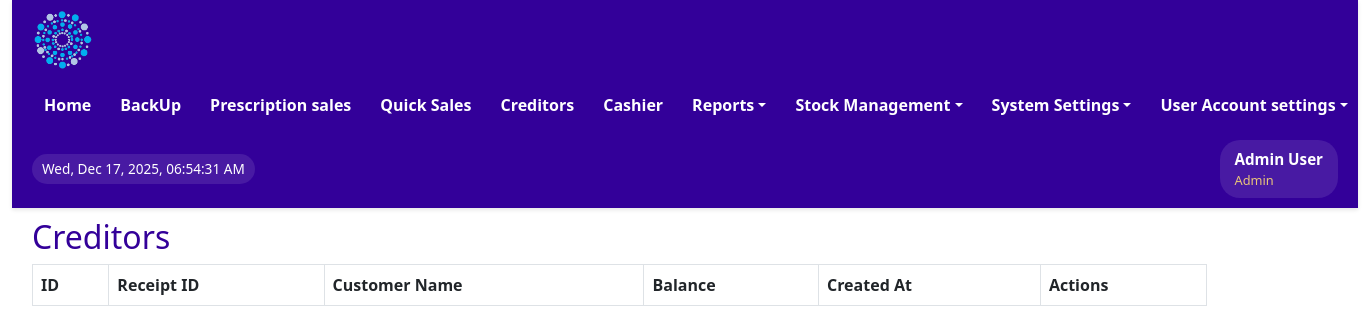
The page /sales/view_credit_balance.php (signed in) on the database as committed earlier.
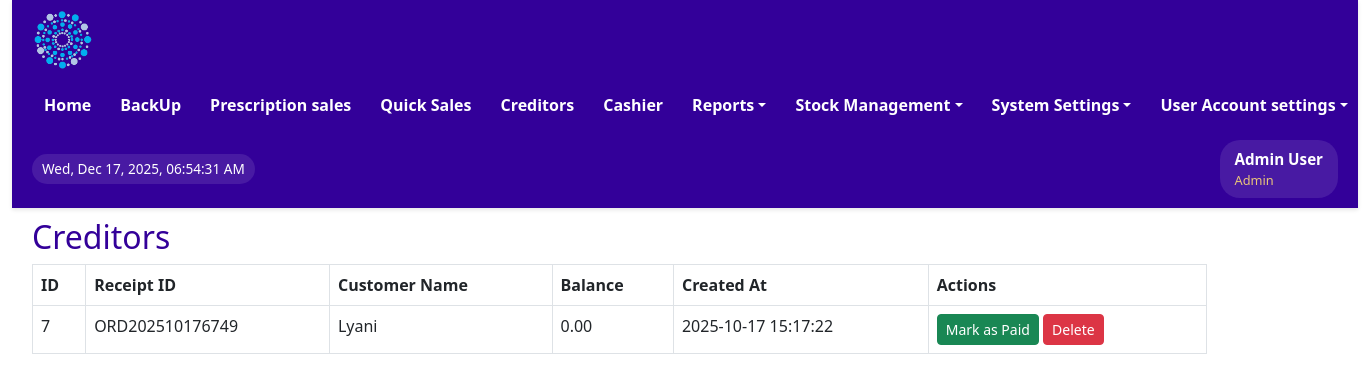
The same page on the database as committed later.
### tables this page shows
CREATE TABLE IF NOT EXISTS `credit_balances` (
  `id` int NOT NULL AUTO_INCREMENT,
  `receipt_id` varchar(20) DEFAULT NULL,
  `customer_name` varchar(255) DEFAULT NULL,
  `customer_phone` varchar(50) DEFAULT NULL,
  `balance_amount` decimal(10,2) DEFAULT NULL,
  `transDate` datetime DEFAULT CURRENT_TIMESTAMP,
  `total_amount` double DEFAULT NULL,
  `tendered_amount` double DEFAULT NULL,
  `status` varchar(50) DEFAULT NULL,
  `created_by` varchar(50) DEFAULT NULL,
  PRIMARY KEY (`id`)
);

### sales/view_credit_balance.php (the view, shortened to what this page needs)
<?php
include '../includes/header.php';
$result = $conn->query("SELECT * FROM credit_balances
                        /*where payment_status = 'paid'*/
                        ORDER BY transDate DESC");
?>
<!DOCTYPE html>
<html lang="en">
<head>
    <link rel="stylesheet" href="https://cdn.jsdelivr.net/npm/bootstrap@5.3.0/dist/css/bootstrap.min.css">
</head>
<body>
<div class="main-content" style="min-width: 90%; margin-top: 10px;";>
    <h2>Creditors</h2>
    <table class="table table-bordered" style="width: 90%";>
        <thead>
            <tr>
                <th>ID</th>
                <th>Receipt ID</th>
                <th>Customer Name</th>
                <th>Balance</th>
                <th>Created At</th>
                <th>Actions</th>
            </tr>
        </thead>
        <tbody>
            <?php while ($row = $result->fetch_assoc()): ?>
                <tr>
                    <td><?= $row['id'] ?></td>
                    <td><?= $row['receipt_id'] ?></td>
                    <td><?= $row['customer_name'] ?></td>
                    <td><?= $row['balance_amount'] ?></td>
                    <td><?= $row['transDate'] ?></td>
                    <td>
                        <button class="btn btn-sm btn-success mark-paid-btn" data-receipt-id="<?= $row['receipt_id'] ?>">Mark as Paid</button>
                        <button class="btn btn-sm btn-danger delete-btn" data-receipt-id="<?= $row['receipt_id'] ?>">Delete</button>
                    </td>
                </tr>
            <?php endwhile; ?>
        </tbody>
    </table>
</div>
</body>
</html>

Rows that differ between the two databases and show on the page:
added credit_balances: id "7", receipt "ORD202510176749", customer_name "Lyani", balance_amount "0.00", transDate "2025-10-17 15:17:22"
